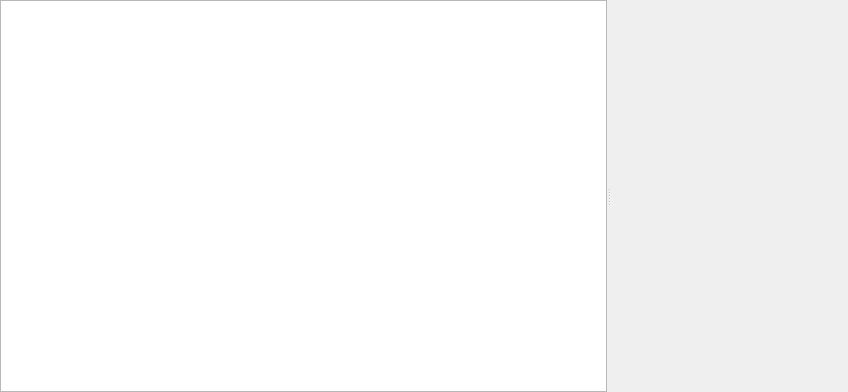
<?xml version="1.0" encoding="UTF-8"?>
<ui version="4.0">
 <class>ResourceUsageView</class>
 <widget class="QWidget" name="ResourceUsageView">
  <property name="geometry">
   <rect>
    <x>0</x>
    <y>0</y>
    <width>848</width>
    <height>392</height>
   </rect>
  </property>
  <property name="focusPolicy">
   <enum>Qt::StrongFocus</enum>
  </property>
  <layout class="QVBoxLayout" name="verticalLayout">
   <property name="spacing">
    <number>0</number>
   </property>
   <property name="leftMargin">
    <number>0</number>
   </property>
   <property name="topMargin">
    <number>0</number>
   </property>
   <property name="rightMargin">
    <number>0</number>
   </property>
   <property name="bottomMargin">
    <number>0</number>
   </property>
   <item>
    <widget class="QSplitter" name="splitter">
     <property name="orientation">
      <enum>Qt::Horizontal</enum>
     </property>
     <widget class="QTreeView" name="resourceView"/>
     <widget class="KPlato::ScrollableChart" name="chart" native="true">
      <property name="minimumSize">
       <size>
        <width>100</width>
        <height>100</height>
       </size>
      </property>
      <property name="autoFillBackground">
       <bool>true</bool>
      </property>
     </widget>
    </widget>
   </item>
  </layout>
 </widget>
 <customwidgets>
  <customwidget>
   <class>KPlato::ScrollableChart</class>
   <extends>QWidget</extends>
   <header location="global">ScrollableChart.h</header>
   <container>1</container>
  </customwidget>
 </customwidgets>
 <resources/>
 <connections/>
</ui>
